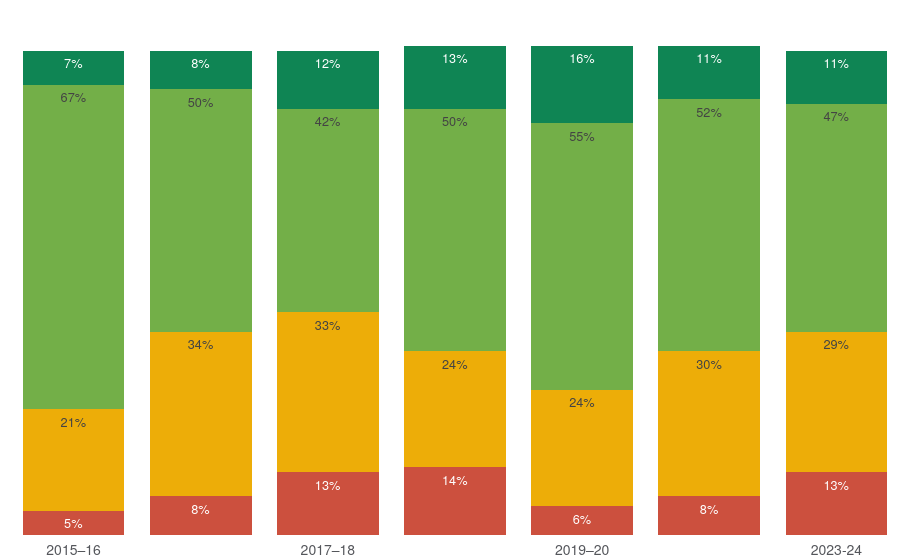

The cell this chart's notebook holds for it:
### Code cell
plotly_prison_performance.main()

### Figure 1 — Plotly figure (JSON) as saved in the notebook; plotly's stock layout.template omitted (floating-point values rounded to 4 significant figures)
{"data": [{"hovertemplate": "%{y}%", "marker": {"color": "rgb(204, 80, 62)"}, "name": "serious_concern", "text": ["5", "8", "13", "14", "6", "8", "13"], "textangle": 0, "textposition": "auto", "texttemplate": "%{text}%", "type": "bar", "x": ["2015–16", "2016–17", "2017–18", "2018–19", "2019–20", "2022–23", "2023-24"], "y": [5, 8, 13, 14, 6, 8, 13]}, {"hovertemplate": "%{y}%", "marker": {"color": "rgb(237, 173, 8)"}, "name": "concern", "text": ["21", "34", "33", "24", "24", "30", "29"], "textangle": 0, "textposition": "auto", "texttemplate": "%{text}%", "type": "bar", "x": ["2015–16", "2016–17", "2017–18", "2018–19", "2019–20", "2022–23", "2023-24"], "y": [21, 34, 33, 24, 24, 30, 29]}, {"hovertemplate": "%{y}%", "marker": {"color": "rgb(115, 175, 72)"}, "name": "good", "text": ["67", "50", "42", "50", "55", "52", "47"], "textangle": 0, "textposition": "auto", "texttemplate": "%{text}%", "type": "bar", "x": ["2015–16", "2016–17", "2017–18", "2018–19", "2019–20", "2022–23", "2023-24"], "y": [67, 50, 42, 50, 55, 52, 47]}, {"hovertemplate": "%{y}%", "marker": {"color": "rgb(15, 133, 84)"}, "name": "outstanding", "text": ["7", "8", "12", "13", "16", "11", "11"], "textangle": 0, "textposition": "auto", "texttemplate": "%{text}%", "type": "bar", "x": ["2015–16", "2016–17", "2017–18", "2018–19", "2019–20", "2022–23", "2023-24"], "y": [7, 8, 12, 13, 16, 11, 11]}], "layout": {"barmode": "stack", "hoverlabel": {"bgcolor": "#F7F7F2"}, "hovermode": "closest", "margin": {"l": 10, "r": 0}, "uniformtext": {"minsize": 12, "mode": "hide"}, "xaxis": {"dtick": 2, "ticks": ""}, "yaxis": {"showgrid": false, "showticklabels": false, "zeroline": false}}}
